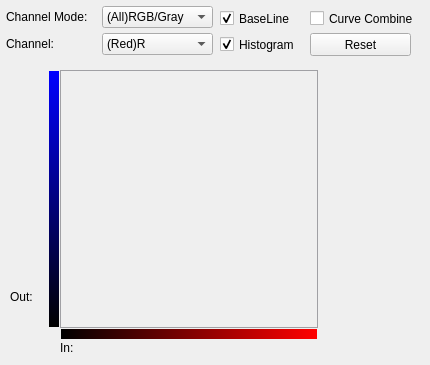
<?xml version="1.0" encoding="UTF-8"?>
<ui version="4.0">
 <class>ImageCureAdjustControl</class>
 <widget class="QWidget" name="ImageCureAdjustControl">
  <property name="geometry">
   <rect>
    <x>0</x>
    <y>0</y>
    <width>430</width>
    <height>365</height>
   </rect>
  </property>
  <property name="sizePolicy">
   <sizepolicy hsizetype="Fixed" vsizetype="Fixed">
    <horstretch>0</horstretch>
    <verstretch>0</verstretch>
   </sizepolicy>
  </property>
  <property name="windowTitle">
   <string>Image Curve Adjust</string>
  </property>
  <widget class="QLabel" name="label">
   <property name="geometry">
    <rect>
     <x>6</x>
     <y>9</y>
     <width>90</width>
     <height>16</height>
    </rect>
   </property>
   <property name="text">
    <string>Channel Mode:</string>
   </property>
  </widget>
  <widget class="QComboBox" name="cb_channelMode">
   <property name="geometry">
    <rect>
     <x>102</x>
     <y>6</y>
     <width>111</width>
     <height>22</height>
    </rect>
   </property>
   <item>
    <property name="text">
     <string>(All)RGB/Gray</string>
    </property>
   </item>
   <item>
    <property name="text">
     <string>Single Channel</string>
    </property>
   </item>
   <item>
    <property name="text">
     <string>Multi Channel</string>
    </property>
   </item>
  </widget>
  <widget class="QLabel" name="label_2">
   <property name="geometry">
    <rect>
     <x>6</x>
     <y>36</y>
     <width>90</width>
     <height>16</height>
    </rect>
   </property>
   <property name="text">
    <string>Channel:</string>
   </property>
  </widget>
  <widget class="QComboBox" name="cb_channel">
   <property name="geometry">
    <rect>
     <x>102</x>
     <y>33</y>
     <width>111</width>
     <height>22</height>
    </rect>
   </property>
   <item>
    <property name="text">
     <string>(Red)R</string>
    </property>
   </item>
   <item>
    <property name="text">
     <string>(Green)G</string>
    </property>
   </item>
   <item>
    <property name="text">
     <string>(Blue)B</string>
    </property>
   </item>
  </widget>
  <widget class="Line" name="line_left">
   <property name="geometry">
    <rect>
     <x>60</x>
     <y>70</y>
     <width>1</width>
     <height>258</height>
    </rect>
   </property>
   <property name="styleSheet">
    <string notr="true">color: rgb(160, 160, 164);</string>
   </property>
   <property name="frameShadow">
    <enum>QFrame::Plain</enum>
   </property>
   <property name="lineWidth">
    <number>0</number>
   </property>
   <property name="orientation">
    <enum>Qt::Vertical</enum>
   </property>
  </widget>
  <widget class="Line" name="line_right">
   <property name="geometry">
    <rect>
     <x>317</x>
     <y>70</y>
     <width>1</width>
     <height>258</height>
    </rect>
   </property>
   <property name="styleSheet">
    <string notr="true">color: rgb(160, 160, 164);</string>
   </property>
   <property name="frameShadow">
    <enum>QFrame::Plain</enum>
   </property>
   <property name="lineWidth">
    <number>0</number>
   </property>
   <property name="orientation">
    <enum>Qt::Vertical</enum>
   </property>
  </widget>
  <widget class="Line" name="line_top">
   <property name="geometry">
    <rect>
     <x>60</x>
     <y>70</y>
     <width>258</width>
     <height>1</height>
    </rect>
   </property>
   <property name="styleSheet">
    <string notr="true">color: rgb(160, 160, 164);</string>
   </property>
   <property name="frameShadow">
    <enum>QFrame::Plain</enum>
   </property>
   <property name="lineWidth">
    <number>0</number>
   </property>
   <property name="orientation">
    <enum>Qt::Horizontal</enum>
   </property>
  </widget>
  <widget class="Line" name="line_bottom">
   <property name="geometry">
    <rect>
     <x>60</x>
     <y>327</y>
     <width>258</width>
     <height>1</height>
    </rect>
   </property>
   <property name="styleSheet">
    <string notr="true">color: rgb(160, 160, 164);</string>
   </property>
   <property name="frameShadow">
    <enum>QFrame::Plain</enum>
   </property>
   <property name="lineWidth">
    <number>0</number>
   </property>
   <property name="orientation">
    <enum>Qt::Horizontal</enum>
   </property>
  </widget>
  <widget class="QLabel" name="label_3">
   <property name="geometry">
    <rect>
     <x>10</x>
     <y>289</y>
     <width>48</width>
     <height>16</height>
    </rect>
   </property>
   <property name="text">
    <string>Out:</string>
   </property>
  </widget>
  <widget class="QLabel" name="label_outNum">
   <property name="geometry">
    <rect>
     <x>10</x>
     <y>310</y>
     <width>48</width>
     <height>16</height>
    </rect>
   </property>
   <property name="text">
    <string/>
   </property>
  </widget>
  <widget class="QLabel" name="label_4">
   <property name="geometry">
    <rect>
     <x>60</x>
     <y>340</y>
     <width>48</width>
     <height>16</height>
    </rect>
   </property>
   <property name="text">
    <string>In:</string>
   </property>
  </widget>
  <widget class="QLabel" name="label_inNum">
   <property name="geometry">
    <rect>
     <x>110</x>
     <y>340</y>
     <width>48</width>
     <height>16</height>
    </rect>
   </property>
   <property name="text">
    <string/>
   </property>
  </widget>
  <widget class="QWidget" name="wd_colorBlack1" native="true">
   <property name="geometry">
    <rect>
     <x>61</x>
     <y>329</y>
     <width>256</width>
     <height>10</height>
    </rect>
   </property>
   <property name="styleSheet">
    <string notr="true">background-color: qlineargradient(spread:pad, x1:0, y1:0, x2:1, y2:0, stop:0 rgba(0, 0, 0, 255), stop:1 rgba(255, 255, 255, 255));</string>
   </property>
  </widget>
  <widget class="QWidget" name="wd_colorBlack2" native="true">
   <property name="geometry">
    <rect>
     <x>49</x>
     <y>71</y>
     <width>10</width>
     <height>256</height>
    </rect>
   </property>
   <property name="styleSheet">
    <string notr="true">background-color: qlineargradient(spread:pad, x1:0, y1:1, x2:0, y2:0, stop:0 rgba(0, 0, 0, 255), stop:1 rgba(255, 255, 255, 255));</string>
   </property>
  </widget>
  <widget class="QWidget" name="wd_colorGreen1" native="true">
   <property name="geometry">
    <rect>
     <x>61</x>
     <y>329</y>
     <width>256</width>
     <height>10</height>
    </rect>
   </property>
   <property name="styleSheet">
    <string notr="true">background-color: qlineargradient(spread:pad, x1:0, y1:0, x2:1, y2:0, stop:0 rgba(0, 0, 0, 255), stop:1 rgba(0, 255, 0, 255));</string>
   </property>
  </widget>
  <widget class="QWidget" name="wd_colorBlue1" native="true">
   <property name="geometry">
    <rect>
     <x>61</x>
     <y>329</y>
     <width>256</width>
     <height>10</height>
    </rect>
   </property>
   <property name="styleSheet">
    <string notr="true">background-color: qlineargradient(spread:pad, x1:0, y1:0, x2:1, y2:0, stop:0 rgba(0, 0, 0, 255), stop:1 rgba(0, 0, 255, 255));</string>
   </property>
  </widget>
  <widget class="QWidget" name="wd_colorRed2" native="true">
   <property name="geometry">
    <rect>
     <x>49</x>
     <y>71</y>
     <width>10</width>
     <height>256</height>
    </rect>
   </property>
   <property name="styleSheet">
    <string notr="true">background-color: qlineargradient(spread:pad, x1:0, y1:1, x2:0, y2:0, stop:0 rgba(0, 0, 0, 255), stop:1 rgba(255, 0, 0, 255));</string>
   </property>
  </widget>
  <widget class="QWidget" name="wd_colorGreen2" native="true">
   <property name="geometry">
    <rect>
     <x>49</x>
     <y>71</y>
     <width>10</width>
     <height>256</height>
    </rect>
   </property>
   <property name="styleSheet">
    <string notr="true">background-color: qlineargradient(spread:pad, x1:0, y1:1, x2:0, y2:0, stop:0 rgba(0, 0, 0, 255), stop:1 rgba(0, 255, 0, 255));</string>
   </property>
  </widget>
  <widget class="QWidget" name="wd_colorBlue2" native="true">
   <property name="geometry">
    <rect>
     <x>49</x>
     <y>71</y>
     <width>10</width>
     <height>256</height>
    </rect>
   </property>
   <property name="styleSheet">
    <string notr="true">background-color: qlineargradient(spread:pad, x1:0, y1:1, x2:0, y2:0, stop:0 rgba(0, 0, 0, 255), stop:1 rgba(0, 0, 255, 255));</string>
   </property>
  </widget>
  <widget class="QWidget" name="wd_colorRed1" native="true">
   <property name="geometry">
    <rect>
     <x>61</x>
     <y>329</y>
     <width>256</width>
     <height>10</height>
    </rect>
   </property>
   <property name="styleSheet">
    <string notr="true">background-color: qlineargradient(spread:pad, x1:0, y1:0, x2:1, y2:0, stop:0 rgba(0, 0, 0, 255), stop:1 rgba(255, 0, 0, 255));</string>
   </property>
  </widget>
  <widget class="QCheckBox" name="chk_baseLine">
   <property name="geometry">
    <rect>
     <x>220</x>
     <y>3</y>
     <width>91</width>
     <height>31</height>
    </rect>
   </property>
   <property name="text">
    <string>BaseLine</string>
   </property>
   <property name="checked">
    <bool>true</bool>
   </property>
  </widget>
  <widget class="QCheckBox" name="chk_Histogram">
   <property name="geometry">
    <rect>
     <x>220</x>
     <y>29</y>
     <width>91</width>
     <height>31</height>
    </rect>
   </property>
   <property name="text">
    <string>Histogram</string>
   </property>
   <property name="checked">
    <bool>true</bool>
   </property>
  </widget>
  <widget class="QCheckBox" name="chk_combine">
   <property name="geometry">
    <rect>
     <x>310</x>
     <y>3</y>
     <width>121</width>
     <height>31</height>
    </rect>
   </property>
   <property name="text">
    <string>Curve Combine</string>
   </property>
   <property name="checked">
    <bool>false</bool>
   </property>
  </widget>
  <widget class="QPushButton" name="pb_reset">
   <property name="geometry">
    <rect>
     <x>310</x>
     <y>33</y>
     <width>101</width>
     <height>23</height>
    </rect>
   </property>
   <property name="text">
    <string>Reset</string>
   </property>
  </widget>
 </widget>
 <resources/>
 <connections/>
</ui>
